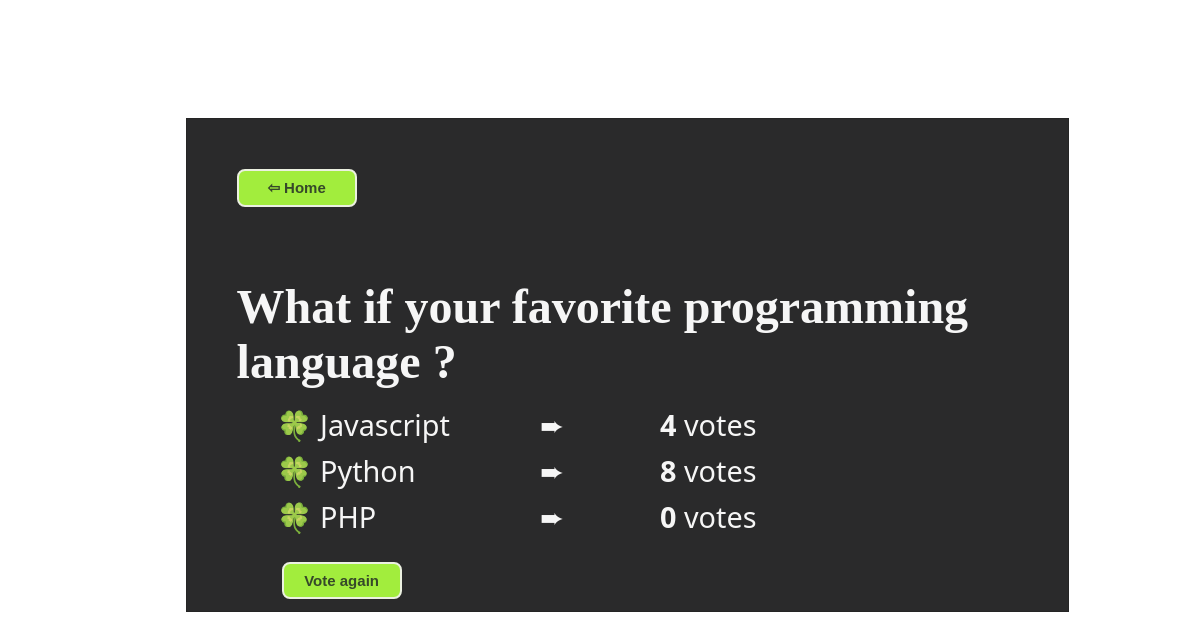
Page /polls/3/results/ on the earlier database version.
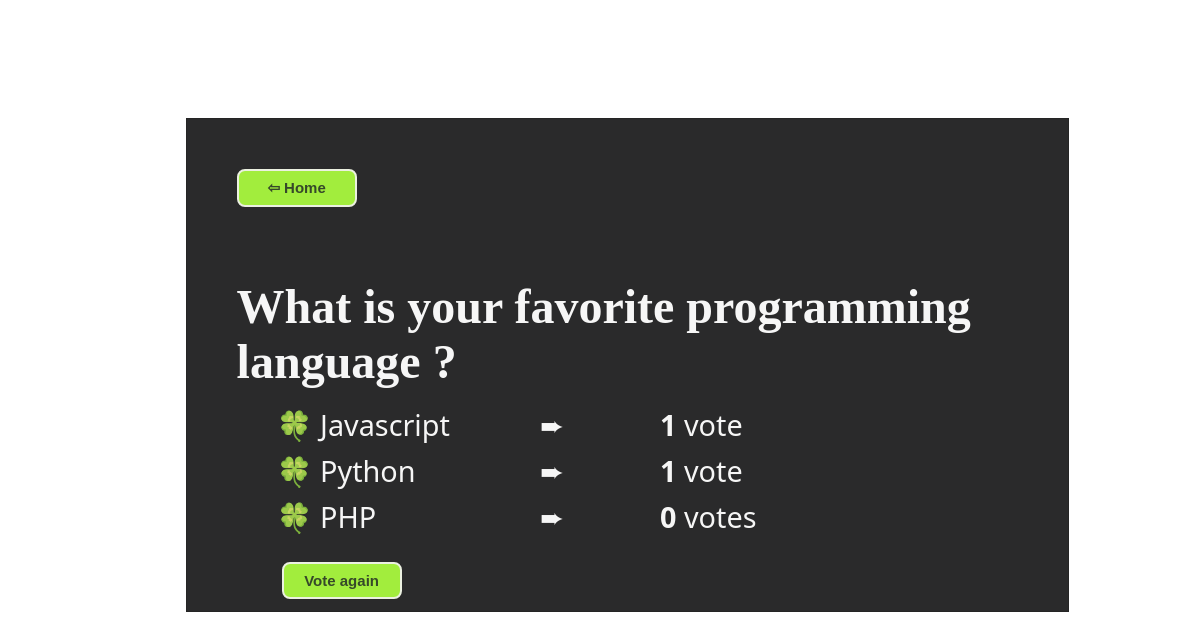
Same page on the later database version.
### polls/models.py (models this page shows, shortened)
class Question(models.Model):
    question_text = models.CharField(max_length=200)
    pub_date = models.DateTimeField("date published")
    def was_published_recently(self):
        now = timezone.now()
        return now - datetime.timedelta(days=1) <= self.pub_date <= now
    was_published_recently.admin_order_field = "pub_date"
    was_published_recently.boolean = True
    was_published_recently.short_description = "Published recently?"

class Choice(models.Model):
    question = models.ForeignKey(Question, on_delete=models.CASCADE)
    choice_text = models.CharField(max_length=200)
    votes = models.IntegerField(default=0)

### polls/views.py (the view)
# urls.py: path("<int:pk>/results/", views.ResultsView.as_view(), name="results"),
class ResultsView(generic.DetailView):
    model = Question
    template_name = "polls/results.html"

### polls/templates/polls/results.html (shortened to what this page needs)
{% load static %}
<link rel="stylesheet" type="text/css" href="{% static 'polls/style.css' %}" />
<head>
</head>
<body>
  <div class="box">
    <form action="{% url 'polls:index' %}">
      <button id="homeBtn" type="submit">⇦ Home</button>
    </form>
    <h1>{{ question.question_text }}</h1>
    <ul class="result">
      {% for choice in question.choice_set.all %}
      <li>
        🍀 {{ choice.choice_text }}
        <span id="icon">
          ➨
        </span>
        <span id="voteNum">
          <b>{{ choice.votes }}</b> vote{{choice.votes|pluralize}}
        </span>
      </li>
      {% endfor %}
    </ul>
    <form action="{% url 'polls:detail' question.id %}">
      <button id="btn" type="submit">Vote again</button>
    </form>
  </div>
</body>

Differences in the rows shown:
changed Question: question_text "What if your favorite programming language ?" → "What is your favorite programming language ?"
changed Choice "Javascript": votes "4" → "1"
changed Choice "Python": votes "8" → "1"
